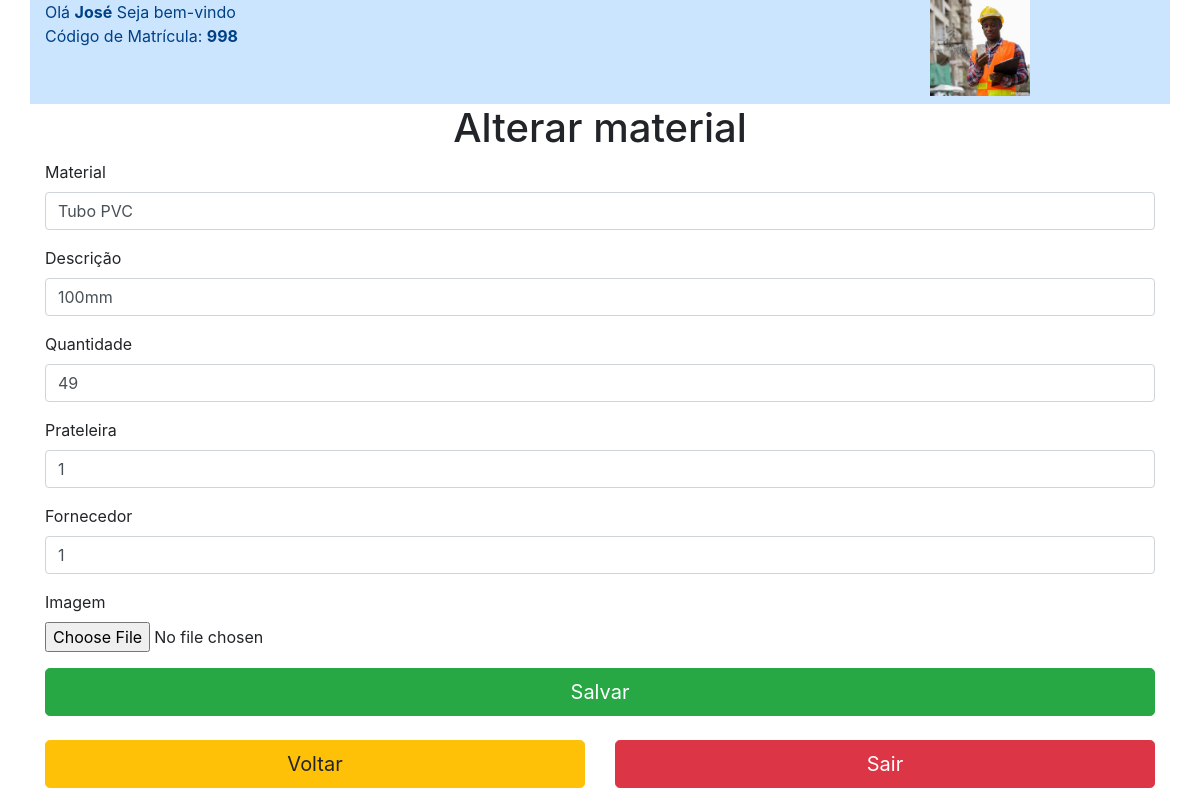
Before: /editar.php?id=1 (signed in) with the older database file.
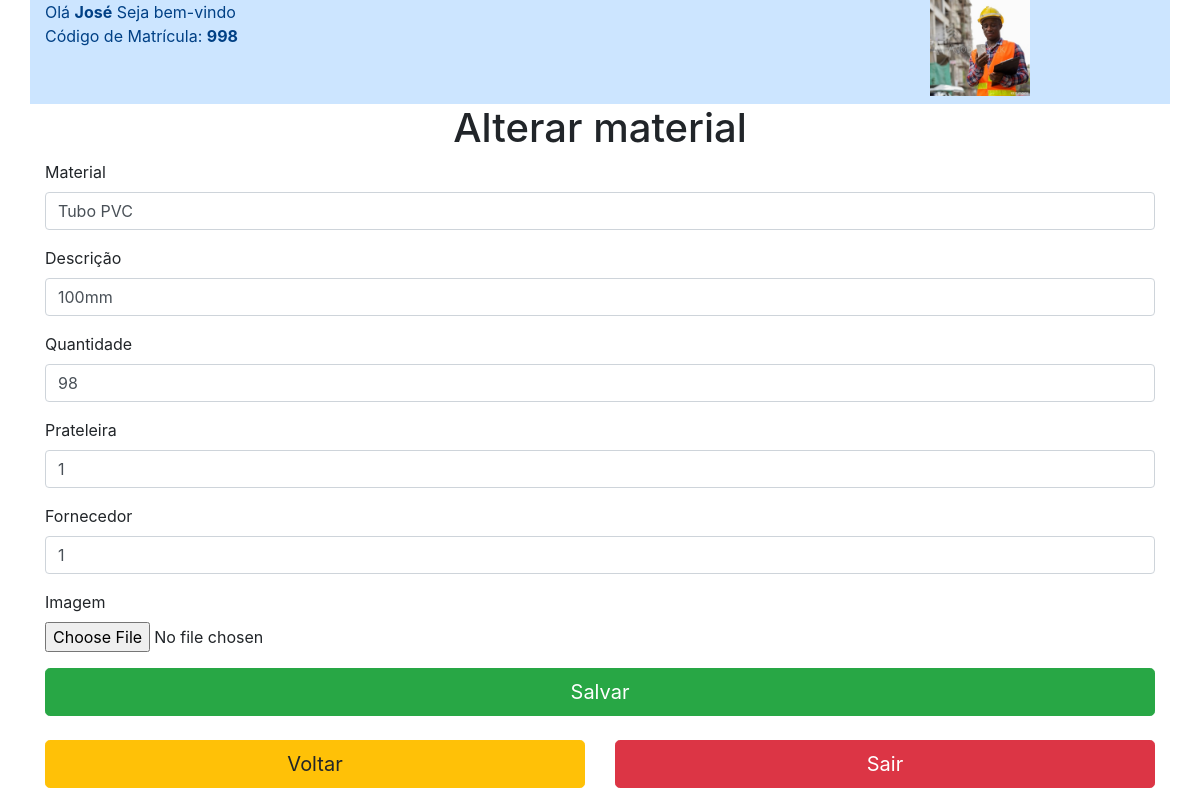
After: the same page with the newer database file.
### tables this page shows
CREATE TABLE `material` (
  `id_material` int(4) NOT NULL AUTO_INCREMENT,
  `nome_material` varchar(50) NOT NULL,
  `desc_material` varchar(300) NOT NULL,
  `qtde_estoque` int(11) DEFAULT NULL,
  `id_prat_fk` int(4) NOT NULL,
  `id_forn_fk` int(4) NOT NULL,
  `imagem` varchar(100) DEFAULT NULL,
  PRIMARY KEY (`id_material`),
  KEY `id_prat_fk` (`id_prat_fk`),
  KEY `id_forn_fk` (`id_forn_fk`),
  CONSTRAINT `MATERIAL_ibfk_1` FOREIGN KEY (`id_prat_fk`) REFERENCES `prateleira` (`id_prat`),
  CONSTRAINT `MATERIAL_ibfk_2` FOREIGN KEY (`id_forn_fk`) REFERENCES `fornecedor` (`id_forn`)
);

### App/Model/conexao.php (called while the page is built, shortened)
<?php
class Conexao{
	private static $instance;
	public static function getConn(){
		if(!isset(self::$instance)):
			self::$instance = new \PDO('mysql:host=localhost; dbname=db_ccmed; charset=utf8', 'root', '');
		endif;
		return self::$instance;
	}
}
 ?>

### App/Model/MaterialDao.php (called while the page is built, shortened)
<?php
class MaterialDao{
	public function editar_material(){
		$id = $_GET['id'];
		$sql = 'SELECT * FROM MATERIAL WHERE id_material = ?';
		$stmt = Conexao::getConn()->prepare($sql);
		$stmt->bindValue(1, $id);
		$stmt->execute();
		$resultado = $stmt->fetchAll(\PDO::FETCH_ASSOC);
		return $resultado;
	}
}
 ?>

### editar.php (the view, shortened to what this page needs)
<?php
$materialDao = new \App\Model\MaterialDao();
$FornecedorDao = new \App\Model\FornecedorDao;
$usuarioDao = new \App\Model\UsuarioDao;
foreach ($materialDao->editar_material() as $editar);
if (!isset($_SESSION['id_usuario'])) {
    session_destroy();
    header("location:login.php");
} else {
    echo
        $usuarioDao->mostrarSessao();
}
?>
<!DOCTYPE html>
<html lang="pt-br">
<head>
    <link rel="stylesheet" href="https://stackpath.bootstrapcdn.com/bootstrap/4.5.2/css/bootstrap.min.css">
    <link href="custom.css" rel="stylesheet">
</head>
<body>
    <div class="container">
        <div class="row">
            <div class="container" style="display: flex; align-items: center; justify-content: center">
                <h1 class="">Alterar material</h1>
            </div>
        </div>
    </div>
    <div class="container">
        <div class="row">
            <div class="col-sm-12">
                <form class="mb-" action="<?php $_SERVER['PHP_SELF']; ?>" method="POST" enctype="multipart/form-data">
                    <div class="form-group">
                        <label for="nome">Material</label>
                        <input type="text" class="form-control" id="nome" name="nome_material_edit" placeholder="Digite o nome do material" value="<?= $editar['nome_material']; ?>">
                    </div>
                    <div class="form-group">
                        <label for="descricao">Descrição</label>
                        <input type="text" class="form-control" name="desc_material_edit" placeholder="descricao" value="<?= $editar['desc_material']; ?>" required>
                    </div>
                    <div class="form-group">
                        <label for="descricao">Quantidade</label>
                        <input type="number" class="form-control" id="quantidade" name="qtde_estoque_edit" placeholder="Quantidade" value="<?= $editar['qtde_estoque']; ?>" pattern="[0-9]+$" min="1" required>
                    </div>
                    <div class="form-group">
                        <label for="descricao">Prateleira</label>
                        <input type="number" class="form-control" id="local" name="id_prat_fk_edit" placeholder="id prateleira" value="<?= $editar['id_prat_fk']; ?>" min="1" max="16" required>
                    </div>
                    <div class="form-group">
                        <?php
                        $array = $FornecedorDao->contar();
                        $max = implode(end($array));
                        ?>
                        <label for="descricao">Fornecedor</label>
                        <input type="number" class="form-control" id="local" name="id_forn_fk_edit" placeholder="id fornecedor" value="<?= $editar['id_forn_fk']; ?>" min="1" max="<?php echo $max; ?>" required>
                    </div>
                    <div class="form-group">
                        <label for="imagem">Imagem</label>
                        <input type="file" class="form-control-file" name="nome_imagem_edit">
                    </div>
                    <button type="submit" class="btn btn-success btn-block btn-lg mt-2" name="btnEditar">Salvar</button>
                </form>
            </div>
        </div>
    </div>
    <div class="container mt-2 mb-2">
		<div class="row">
			<div class="col-sm-6 col-6">
            <a href="index.php">
				<button  class="btn btn-warning btn-block btn-lg">Voltar</button>
            </a>
            </div>
            <div class="col-sm-6 col-6">
            <form method = "POST">
				<a href="login.php">
					<button class="btn btn-danger btn-block btn-lg " name="btnSair">Sair</button>
                </a>
            </form>
                </div>
			</div>
		</div>
</body>

Changed rows visible on the page:
changed material "Tubo PVC": qtde_estoque_edit "49" → "98"
